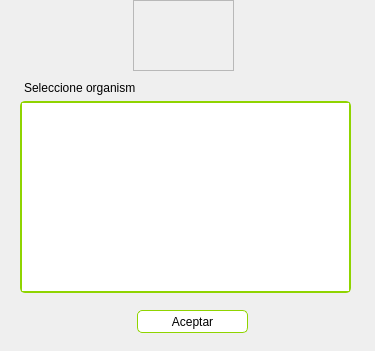
<?xml version="1.0" encoding="UTF-8"?>
<ui version="4.0">
 <class>OrgSelector</class>
 <widget class="QWidget" name="OrgSelector">
  <property name="windowModality">
   <enum>Qt::ApplicationModal</enum>
  </property>
  <property name="geometry">
   <rect>
    <x>0</x>
    <y>0</y>
    <width>375</width>
    <height>351</height>
   </rect>
  </property>
  <property name="windowTitle">
   <string>Form</string>
  </property>
  <property name="windowIcon">
   <iconset resource="rsc/ficheros.qrc">
    <normaloff>:/img/logo.png</normaloff>:/img/logo.png</iconset>
  </property>
  <property name="styleSheet">
   <string notr="true">QWidget#organismos {
	border: 2px solid rgb(143,212,0);
	border-radius: 5px;
}

QPushButton {
    background-color: white;
	border-style: solid;
    border-width: 1px;
    border-radius: 5px;
    border-color: rgb(143,212,0);

}
QPushButton:hover {
    background-color: gray;
    border-width: 2px;
    border-radius: 5px;
    border-color: rgb(143,212,0);

}
QPushButton:pressed {
    background-color: rgb(143,212,0);
    border-width: 2px;
    border-radius: 5px;
    border-color: rgb(143,212,0);

}</string>
  </property>
  <widget class="QListWidget" name="organismos">
   <property name="geometry">
    <rect>
     <x>20</x>
     <y>101</y>
     <width>331</width>
     <height>192</height>
    </rect>
   </property>
   <property name="styleSheet">
    <string notr="true"/>
   </property>
  </widget>
  <widget class="QPushButton" name="aceptar">
   <property name="geometry">
    <rect>
     <x>137</x>
     <y>310</y>
     <width>111</width>
     <height>23</height>
    </rect>
   </property>
   <property name="text">
    <string>Aceptar</string>
   </property>
  </widget>
  <widget class="QFrame" name="frame">
   <property name="geometry">
    <rect>
     <x>133</x>
     <y>0</y>
     <width>101</width>
     <height>71</height>
    </rect>
   </property>
   <property name="styleSheet">
    <string notr="true">QFrame {
background-image: url(:/img/fondo.jpg);
}</string>
   </property>
   <property name="frameShape">
    <enum>QFrame::StyledPanel</enum>
   </property>
   <property name="frameShadow">
    <enum>QFrame::Raised</enum>
   </property>
  </widget>
  <widget class="QLabel" name="label">
   <property name="geometry">
    <rect>
     <x>24</x>
     <y>80</y>
     <width>111</width>
     <height>16</height>
    </rect>
   </property>
   <property name="text">
    <string>Seleccione organismo:</string>
   </property>
  </widget>
 </widget>
 <resources>
  <include location="rsc/ficheros.qrc"/>
 </resources>
 <connections/>
</ui>
